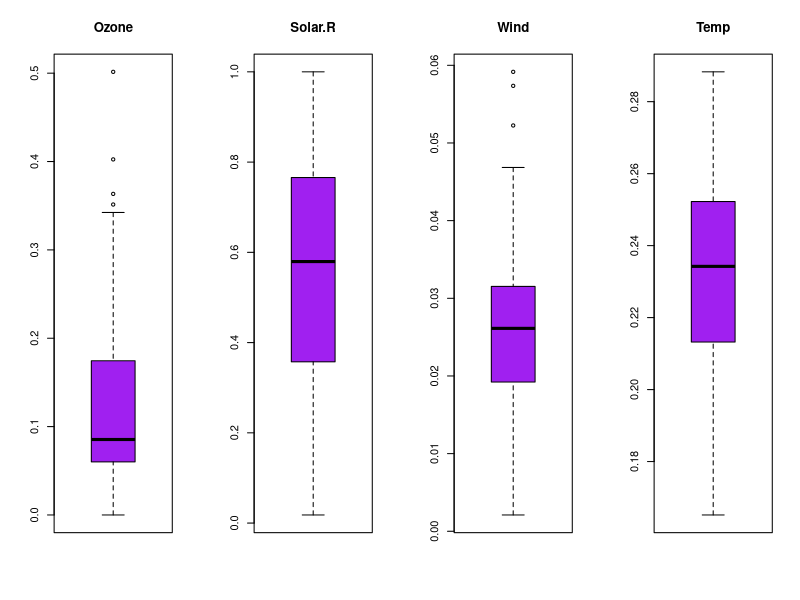
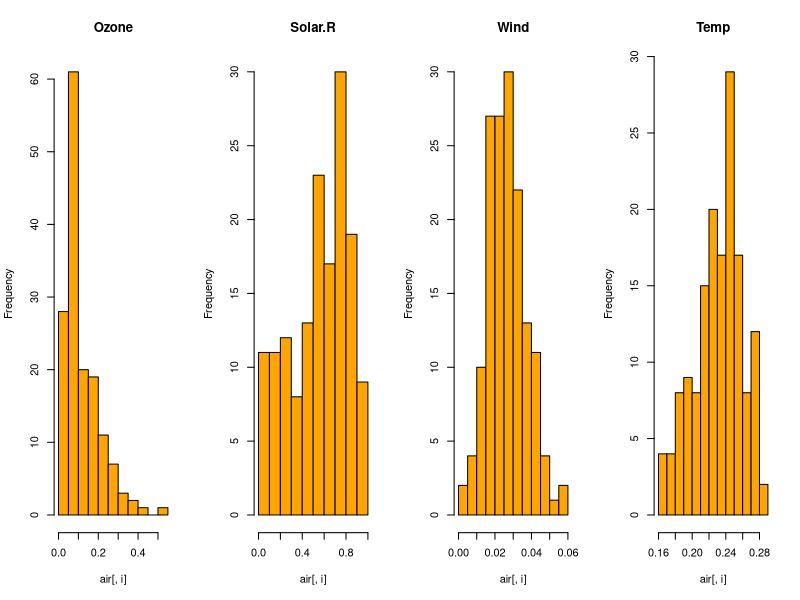
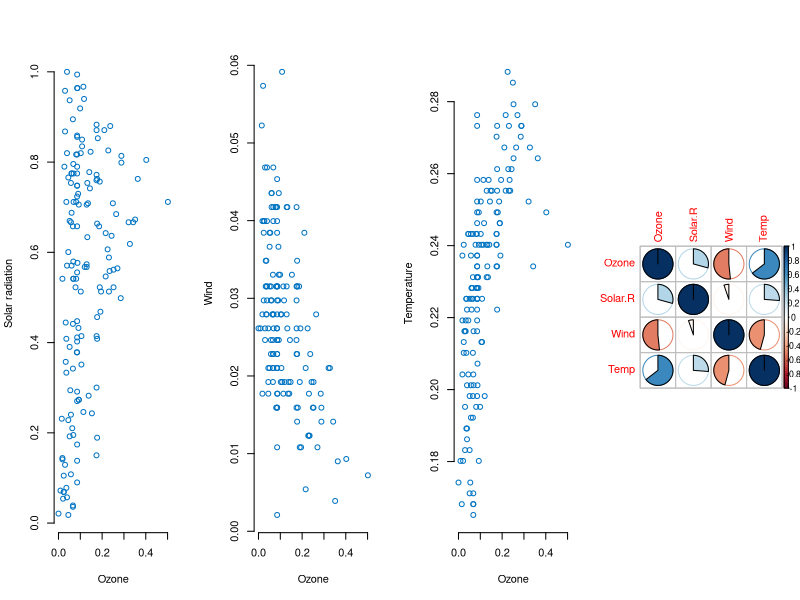
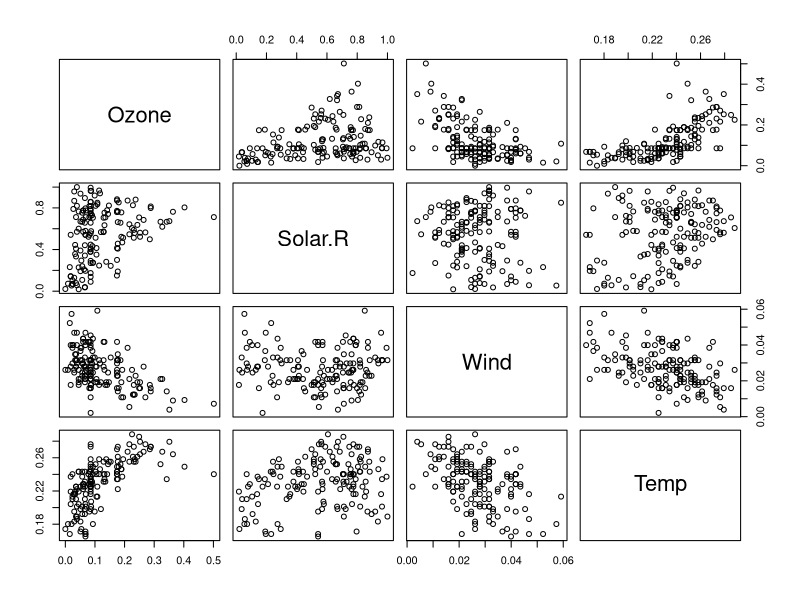
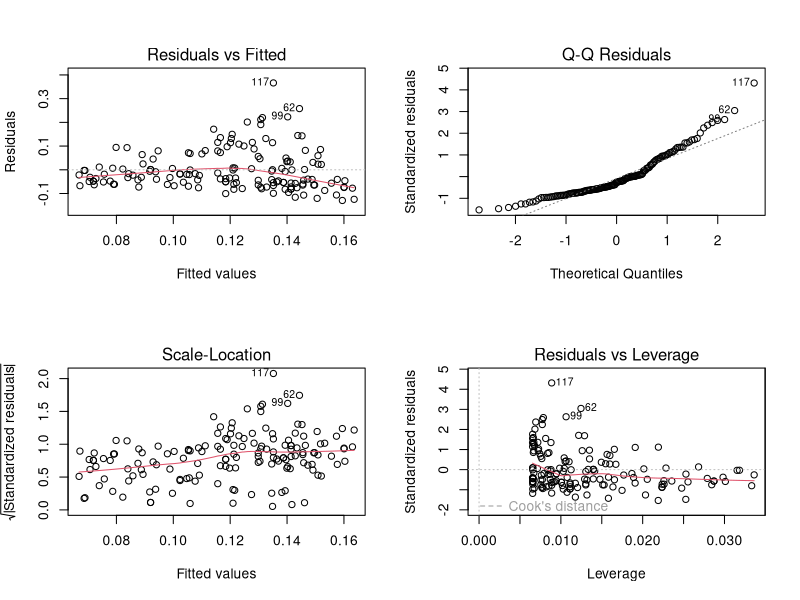
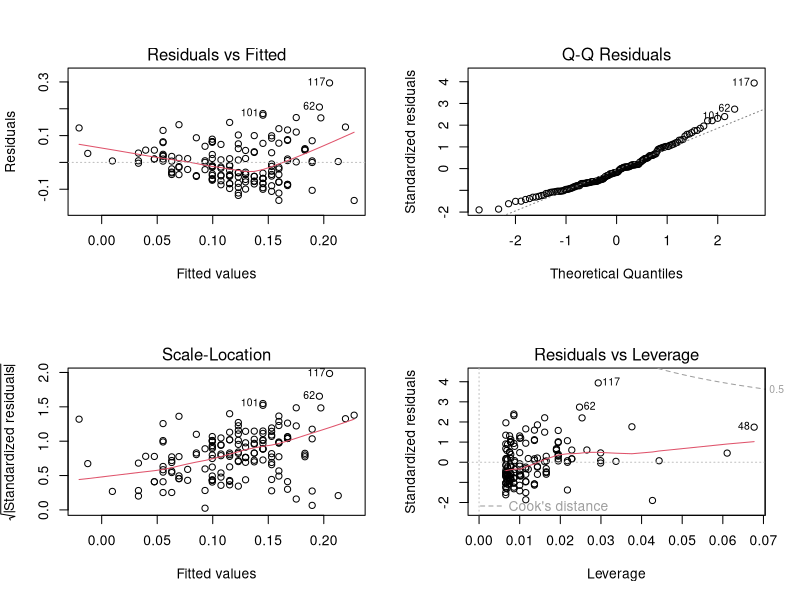
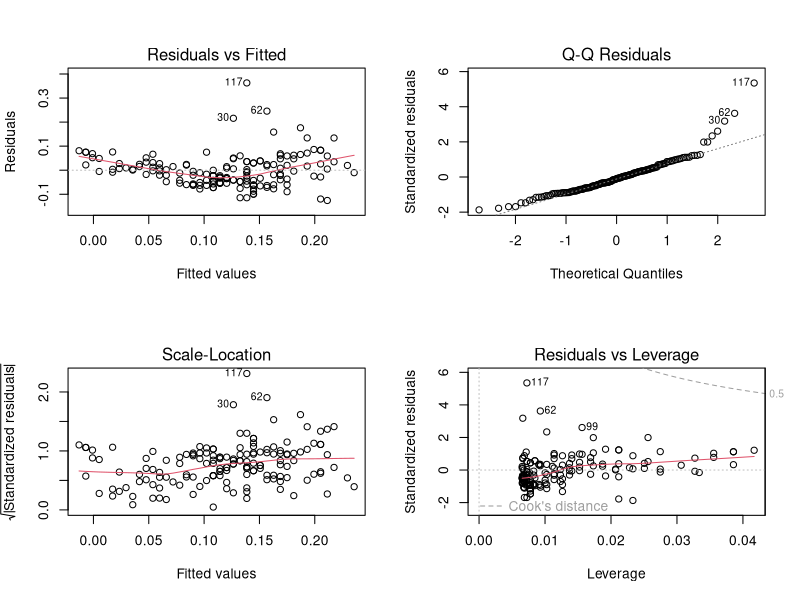
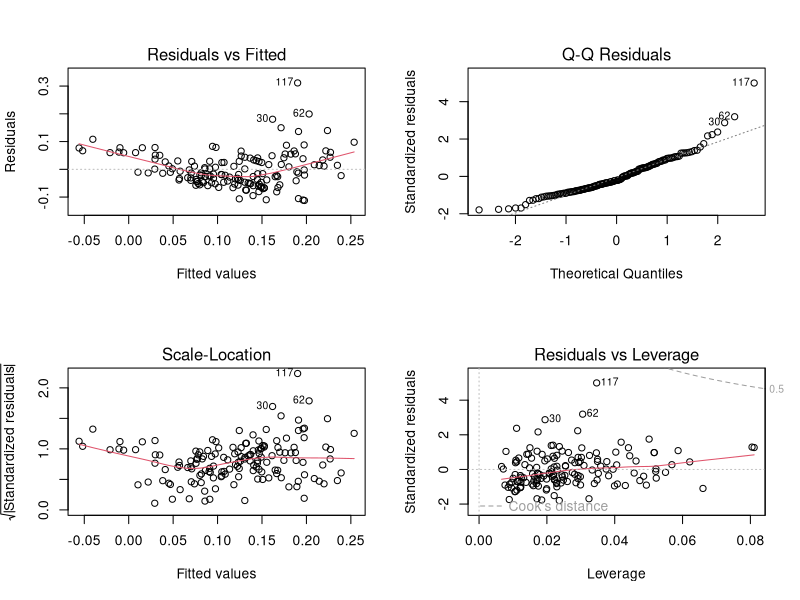

Write R code to recreate these figures, in order.
## ---- chunk 1
knitr::opts_chunk$set(echo = TRUE)
## ---- chunk 2
datasets::airquality
## ---- chunk 3
str(airquality)
## ---- chunk 4
colSums(is.na(airquality))
## ---- chunk 5
air= airquality
#Monthly mean to Ozone
for (i in 1:nrow(air)){
  if(is.na(air[i, "Ozone"])){
    air[i,"Ozone"]<- mean(air[which(air[,"Month"]==air[i,"Month"]),"Ozone"],na.rm = TRUE)
  }
}
#Monthly mean to solar. R
for (i in 1:nrow(air)){
  if(is.na(air[i, "Solar.R"])){
    air[i,"Solar.R"]<- mean(air[which(air[,"Month"]==air[i,"Month"]),"Solar.R"],na.rm = TRUE)
  }
}
summary(air)
## ---- chunk 6
normal<- function(x){
  return((x-min(x))/(max(x)-min(x)))
}
air<- normal(air)
str(air)
## ---- chunk 7
library(ggplot2)
library(dplyr)
library(tidyverse)
library(corrplot)
## ---- chunk 8
par(mfrow=c(1,4))
for(i in 1:4) {
    boxplot(air[,i], main=names(air)[i],
   col = c("purple"))
}
## ---- chunk 9
par(mfrow=c(1,4))
for(i in 1:4) {
    hist(air[,i], main=names(air)[i],
   col = c("orange"))
}
## ---- chunk 10
plot(x = air$Ozone, y = air$Solar.R, frame = FALSE,
      xlab = "Ozone", ylab = "Solar radiation",
      col =  "#0073C2FF")
## ---- chunk 11
plot(x = air$Ozone, y = air$Wind, frame = FALSE,
      xlab = "Ozone", ylab = "Wind",
       col =  "#0073C2FF")
## ---- chunk 12
plot(x = air$Ozone, y = air$Temp, frame = FALSE,
      xlab = "Ozone", ylab = "Temperature",
       col =  "#0073C2FF")
## ---- chunk 13
cor(air[,1:4])
corrplot(cor(air[,1:4]), method = "pie")
## ---- chunk 14
plot(air[,1:4])
## ---- chunk 15
modelLm1<- lm(Ozone~ Solar.R, data = air)
print(modelLm1)
par(mfrow = c(2,2))
plot(modelLm1)
summary(modelLm1)

## ---- chunk 16
modelLm2<- lm(Ozone~Wind,data= air)
print(modelLm2)
par(mfrow = c(2,2))
plot(modelLm2)
summary(modelLm2)
## ---- chunk 17
modelLm3<- lm(Ozone~Temp,data= air)
print(modelLm3)
par(mfrow = c(2,2))
plot(modelLm3)
summary(modelLm3)
## ---- chunk 18
modelLm4<- lm(Ozone~ Solar.R + Wind +Temp,data= air)
print(modelLm4)
par(mfrow = c(2,2))
plot(modelLm4)
summary(modelLm4)
## ---- chunk 19
predy <- predict(modelLm3, air, interval="predict", level=.95) + predict(modelLm1, air, interval="predict", level=.95) + predict(modelLm2, air, interval="predict", level=.95)
summary(predy)

conf <- predict(modelLm3, air, interval="confidence", level=.95) + predict(modelLm1, air, interval="confidence", level=.95) + predict(modelLm2, air, interval="confidence", level=.95)

summary(conf)
conf[1]== predy[1]
